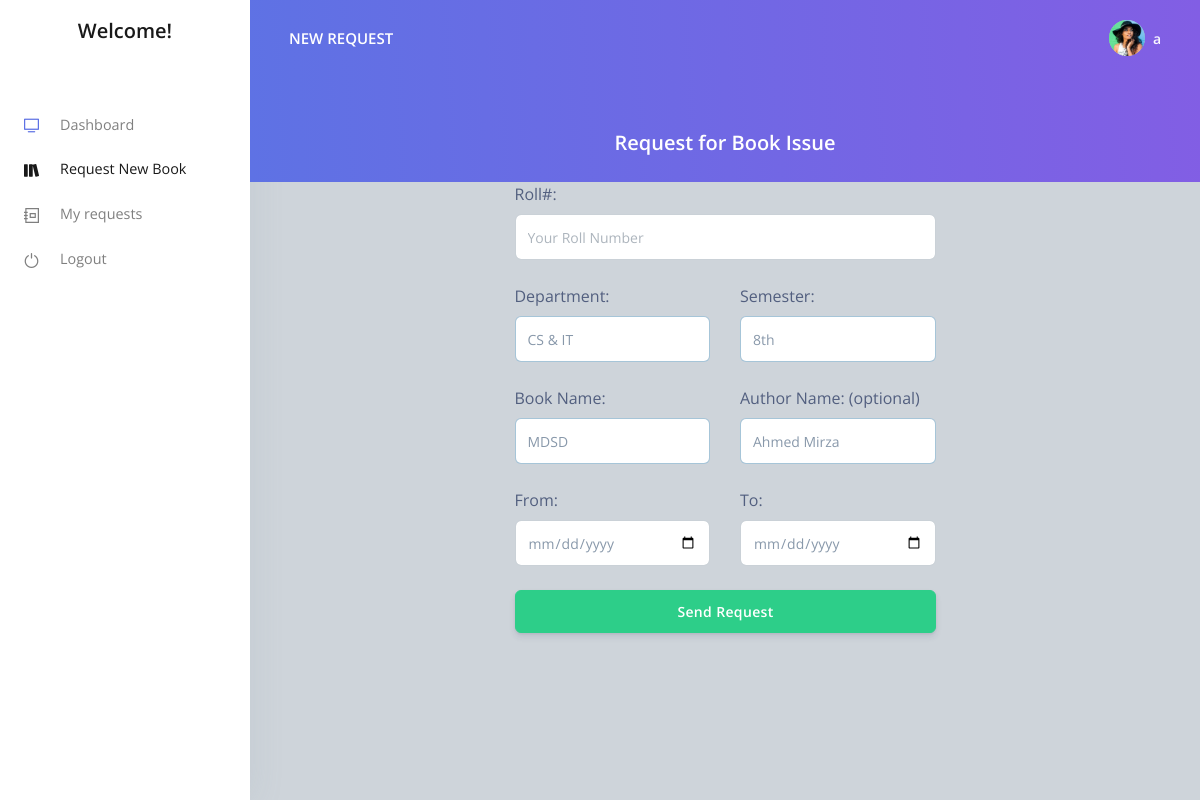
/student-membership/newrequest.php?book_id=8 (signed in), run on the app's committed database.
### tables this page shows
CREATE TABLE `users` (
  `user_id` int(11) NOT NULL,
  `username` varchar(255) NOT NULL,
  `fathername` varchar(255) NOT NULL,
  `registration` varchar(255) NOT NULL,
  `roll` varchar(255) NOT NULL,
  `email` varchar(255) NOT NULL,
  `cnic` varchar(255) NOT NULL,
  `department` varchar(255) NOT NULL,
  `semester` varchar(255) NOT NULL,
  `password` varchar(255) NOT NULL
);

CREATE TABLE `books` (
  `book_id` int(11) NOT NULL,
  `book_name` varchar(255) NOT NULL,
  `author_name` varchar(255) NOT NULL,
  `ibn` varchar(255) NOT NULL,
  `rack` varchar(255) NOT NULL,
  `img` varchar(1000) NOT NULL,
  `department` varchar(255) NOT NULL,
  `semester` varchar(255) NOT NULL
);

### student-membership/newrequest.php (the view, shortened to what this page needs)
<?php
  include '../db.php';
?>
<!DOCTYPE html>
<html>
<head>
  <link href="assets/vendor/nucleo/css/nucleo.css" rel="stylesheet">
  <link href="assets/vendor/@fortawesome/fontawesome-free/css/all.min.css" rel="stylesheet">
  <link type="text/css" href="assets/css/argon.css?v=1.0.0" rel="stylesheet">
</head>
<body class="bg-light">
  <nav class="navbar navbar-vertical fixed-left navbar-expand-md navbar-light bg-white" id="sidenav-main">
    <div class="container-fluid">
      <h1>
      <a class="navbar-brand pt-0" href="./index.html">
        Welcome!
      </a></h1>
      <div class="collapse navbar-collapse" id="sidenav-collapse-main">
        <ul class="navbar-nav">
          <li class="nav-item">
            <a class="nav-link" href="index.php">
              <i class="ni ni-tv-2 text-primary"></i> Dashboard
            </a>
          </li>
          <li class="nav-item active">
            <a class="nav-link" href="newrequest.php">
              <i class="ni ni-books"></i> Request New Book
            </a>
          </li>
          <li class="nav-item">
            <a class="nav-link" href="requests.php">
              <i class="ni ni-collection"></i> My requests
            </a>
          </li>
          <li class="nav-item">
            <a class="nav-link" href="logout.php">
              <i class="ni ni-button-power"></i> Logout
            </a>
          </li>
        </ul>
      </div>
    </div>
  </nav>
  <div class="main-content">
    <nav class="navbar navbar-top navbar-expand-md navbar-dark" id="navbar-main">
      <div class="container-fluid">
        <a class="h4 mb-0 text-white text-uppercase d-none d-lg-inline-block" href="./index.html">New Request</a>
        <ul class="navbar-nav align-items-center d-none d-md-flex">
          <li class="nav-item dropdown">
            <a class="nav-link pr-0" href="#" role="button" data-toggle="dropdown" aria-haspopup="true" aria-expanded="false">
              <div class="media align-items-center">
                <span class="avatar avatar-sm rounded-circle">
                  <img alt="Image placeholder" src="./assets/img/theme/team-4-800x800.jpg">
                </span>
                <div class="media-body ml-2 d-none d-lg-block">
                <?php
                  $user_id = $_SESSION['id'];
                  $query = "select * from users where user_id='$user_id'";
                  $runQuery1 = mysqli_query($connection, $query);
                  while($getname = mysqli_fetch_assoc($runQuery1)){
                    $name = $getname['username'];
                ?>
                  <span class="mb-0 text-sm  font-weight-bold"><?= $name; ?></span>
                  <?php } ?>
                </div>
              </div>
            </a>
          </li>
        </ul>
      </div>
    </nav>
    <div class="header bg-gradient-primary pt-md-8 pb-3">
      <div class="container-fluid">
        <div class="header-body">
        <h2 class="text-white text-center">Request for Book Issue</h2>
        </div>
      </div>
    </div>
    <?php
      $reference = $_GET['book_id'];
      $getBookData = "select * from books where book_id = '$reference'";
      $runThis = mysqli_query($connection, $getBookData);
      while($row = mysqli_fetch_assoc($runThis)){
        $bookname = $row['book_name'];
        $bookauthor = $row['author_name'];
        $department = $row['department'];
        $semester = $row['semester'];
      }
    ?>
    <div class="container-fluid">
      <div class="row">
        <div class="col-sm-12 col-md-6 col-lg-6 m-auto">
            <form action="newrequest.php" method="post">
                <div class="form-group">
                    <label for="book name">Roll#:</label>
                    <input type="text" name="roll" class="form-control" placeholder="Your Roll Number" required>
                </div>
                <div class="row">
                    <div class="col form-group">
                        <label for="book name">Department:</label>
                        <input type="text" value="<?= $department ?>" name="department" class="form-control" placeholder="Your Department" required>
                    </div>
                    <div class="col form-group">
                        <label for="book name">Semester:</label>
                        <input type="text" value="<?= $semester ?>" name="semester" class="form-control" placeholder="Your Semester" required>
                    </div>
                </div>
                <div class="row">
                <div class="col form-group">
                    <label for="book name">Book Name:</label>
                    <input type="text" value="<?= $bookname ?>" name="bookName" class="form-control" placeholder="Book Name" required>
                </div>
                <div class="col form-group">
                    <label for="book name">Author Name: (optional)</label>
                    <input type="text" value="<?= $bookauthor ?>" name="authorName" class="form-control" placeholder="Author Name">
                </div>
                </div>
                <div class="row">
                <div class="col form-group">
                    <label for="book name">From:</label>
                    <input type="date" name="start" class="form-control" required>
                </div>
                <div class="col form-group">
                    <label for="book name">To:</label>
                    <input type="date" name="end" class="form-control" required>
                </div>
                </div>
                <input type="submit" value="Send Request" class="btn btn-success btn-block" name="send">
            </form>
        </div>
      </div>
  </div>
</body>
</html>

### data on the page
users: username "a"
books: department "CS & IT", semester "8th", bookName "MDSD", authorName "Ahmed Mirza"
